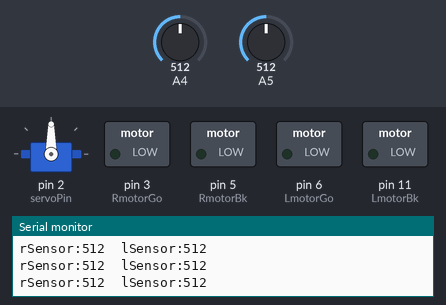
A sketch run on a simulated Arduino Uno, built with avr-gcc and run on an emulated ATmega328P. Parts: servo, switched loads named in the sketch (green lamp = pin HIGH), the last lines printed to the serial monitor. The inputs (shaded band) are chosen by the test bench; at power-on: A4 = 512, A5 = 512.

Above: at 4.8 s.
4.9 s: A4 set to 489
6.4 s: A5 set to 0
At 7.4 s:
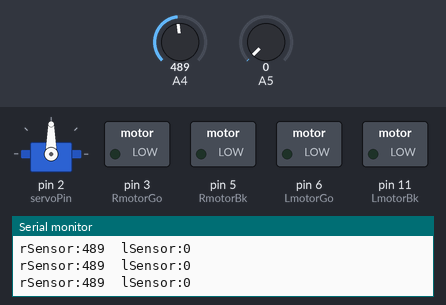
7.9 s: A4 set to 510
At 8.3 s:
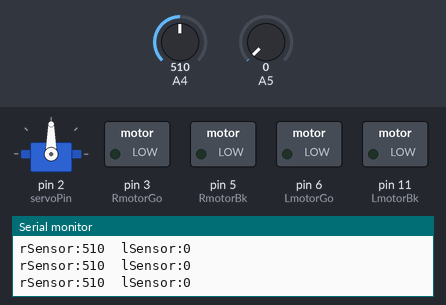
9.4 s: A5 set to 490
At 10.4 s:
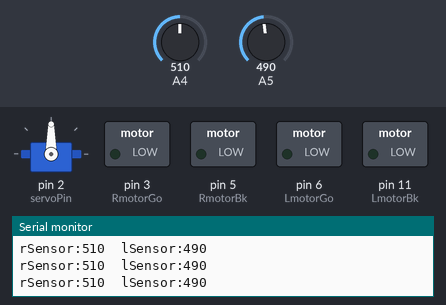
12.4 s: A5 set to 516
At 12.9 s:
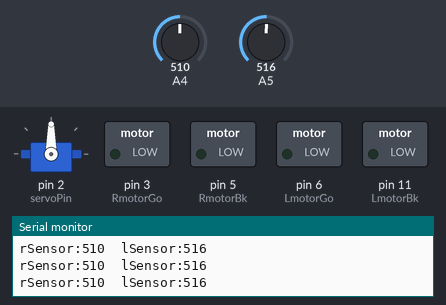
13.9 s: A5 set to 306
Timing chart, 0 to 17.9 s (numbered marks = the images above; inputs shaded):
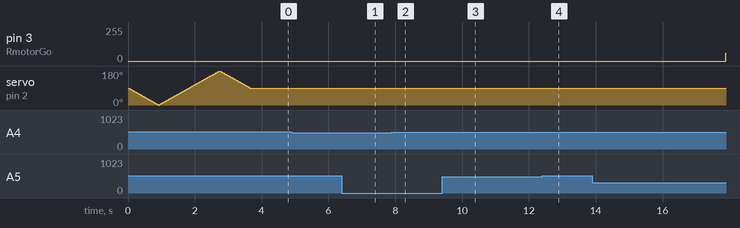

Measured:
- after the input at 6.4 s, pin 6 (LmotorGo): stays LOW (without the input it goes to HIGH after 1.5 s)
- after the input at 7.9 s, pin 3 (RmotorGo): stays 0/255 (without the input it goes to 230/255 after 1.5 s); pin 6 (LmotorGo): stays LOW (without the input it goes to HIGH after 1.5 s)
- after the input at 9.4 s, pin 3 (RmotorGo): stays 0/255 (without the input it goes to 57/255 after 3.0 s)
- after the input at 12.4 s, pin 3 (RmotorGo): stays 0/255 (without the input it goes to 57/255 after 1.5 s)
- after the input at 13.9 s, pin 3 (RmotorGo): 0/255 → 57/255 after 4.0 s

The sketch:

20181212BT_Tracker.ino
```cpp
#include <SoftwareSerial.h>
#include <Servo.h>
Servo S1;
SoftwareSerial bt(7, 8);

int servoPin = 2;
int RmotorGo = 3;
int RmotorBk = 5;
int LmotorGo = 6;
int LmotorBk = 11;
int rSpeed = 230;
int lSpeed = 240;
int trig = 9;
int echo = 10;
int ledState = 1;
int carState = 0;
int carGo = 1;

void setup() {
  pinMode(RmotorGo, OUTPUT);
  pinMode(RmotorBk, OUTPUT);
  pinMode(LmotorGo, OUTPUT);
  pinMode(LmotorBk, OUTPUT);
  pinMode(trig, OUTPUT);
  pinMode(echo, INPUT);
  S1.attach(servoPin);
  bt.begin(38400);
  Serial.begin(38400);
  while (!Serial)
  {
    ;
  }
  Serial.println("BT Starting~~");

  S1.write(90);
  for (int i = 90; i >= 0; i--)
  {
    S1.write(i);
    delay(10);
  }
  for (int i = 0; i <= 180; i++)
  {
    S1.write(i);
    delay(10);
  }
  for (int i = 180; i >= 90; i--)
  {
    S1.write(i);
    delay(10);
  }
}

void cGo()
{
  digitalWrite(RmotorGo, HIGH);
  analogWrite(RmotorGo, rSpeed);
  analogWrite(RmotorBk, 0);
  digitalWrite(LmotorGo, HIGH);
  analogWrite(LmotorGo, lSpeed);
  analogWrite(LmotorBk, 0);
}

void cBack()
{
  digitalWrite(RmotorBk, HIGH);
  analogWrite(RmotorBk, rSpeed);
  analogWrite(RmotorGo, 0);
  digitalWrite(LmotorBk, HIGH);
  analogWrite(LmotorBk, lSpeed);
  analogWrite(LmotorGo, 0);
}

void cStop()
{
  analogWrite(RmotorGo, 0);
  analogWrite(RmotorBk, 0);
  analogWrite(LmotorGo, 0);
  analogWrite(LmotorBk, 0);
}

void turnL()
{
  digitalWrite(RmotorGo, HIGH);
  analogWrite(RmotorGo, rSpeed/4);
  analogWrite(RmotorBk, 0);
  digitalWrite(LmotorGo, LOW);
  analogWrite(LmotorGo, 0);
  analogWrite(LmotorBk, 0);
}

void turnR()
{
  digitalWrite(RmotorGo, LOW);
  analogWrite(RmotorGo, 0);
  analogWrite(RmotorBk, 0);
  digitalWrite(LmotorGo, HIGH);
  analogWrite(LmotorGo, lSpeed/4);
  analogWrite(LmotorBk, 0);
}

void spinL()
{
  digitalWrite(RmotorGo, HIGH);
  digitalWrite(RmotorBk, LOW);
  analogWrite(RmotorGo, rSpeed);
  analogWrite(RmotorBk, 0);
  digitalWrite(LmotorBk, HIGH);
  digitalWrite(LmotorGo, LOW);
  analogWrite(LmotorBk, lSpeed);
  analogWrite(LmotorGo, 0);
}

void spinR()
{
  digitalWrite(LmotorGo, HIGH);
  digitalWrite(LmotorBk, LOW);
  analogWrite(LmotorGo, lSpeed);
  analogWrite(LmotorBk, 0);
  digitalWrite(RmotorBk, HIGH);
  digitalWrite(RmotorGo, LOW);
  analogWrite(RmotorBk, rSpeed);
  analogWrite(RmotorGo, 0);
}

float dist()
{
  digitalWrite(trig, LOW);
  delayMicroseconds(2);
  digitalWrite(trig, HIGH);
  delayMicroseconds(10);
  return pulseIn(echo, HIGH) / 58.2;
}

void servoTurn(int angle)
{
  int nowAngle = S1.read();
  if (nowAngle > angle)
  {
    for (int i = nowAngle; i >= angle; i--)
    {
      S1.write(i);
      delay(10);
    }
  }
  else
  {
    for (int i = nowAngle; i <= angle; i++)
    {
      S1.write(i);
      delay(10);
    }
  }
}

void check() {
  analogWrite(A1, 1024);
  cStop();
  delay(50);
  float distR;
  float distL;
  servoTurn(0);
  distR = dist();
  delay(200);
  servoTurn(180);
  distL = dist();
  delay(200);
  servoTurn(90);

  //    Serial.print("右邊距離：");
  //    Serial.print(distR);
  //    Serial.print("  左邊距離：");
  //    Serial.println(distL);

  if (distR < 20 && distL < 20)
  {
    cBack();
    delay(200);
    check();
  }
  else if (distR > distL)
  {
    spinR();
    delay(200);
  }
  else
  {
    spinL();
    delay(200);
  }
  analogWrite(A1, 0);
  cStop();
  delay(200);
}

void freeGo()
{
  cGo();
  delay(2000);
  for (int i = 0; i < 5; i++)
  {
    cBack();
    delay(200);
  }
  cStop();
  delay(200);
  for (int i = 0; i < 5; i++)
  {
    turnL();
    delay(200);
  }
  cStop();
  delay(200);
  for (int i = 0; i < 5; i++)
  {
    turnR();
    delay(200);
  }
  cStop();
  delay(200);
  for (int i = 0; i < 5; i++)
  {
    spinL();
    delay(200);
  }
  delay(500);
  for (int i = 0; i < 5; i++)
  {
    spinR();
    delay(200);
  }
  delay(500);
}

void loop()
{
  int rSensor = analogRead(A4);
  int lSensor = analogRead(A5);
  if (ledState == 1)
  {
    if (carGo == 1)
    {
      if (rSensor < 500 && lSensor < 500)
        cGo();
      else if (rSensor <500 && lSensor >500)
        turnR();
      else if (rSensor >500 && lSensor <500)
        turnL();
      else
        cStop();
    }
    else
      cGo();
  }

  Serial.print("rSensor:");
  Serial.print(rSensor);
  Serial.print("  lSensor:");
  Serial.println(lSensor);
//  delay(500);
}
```
